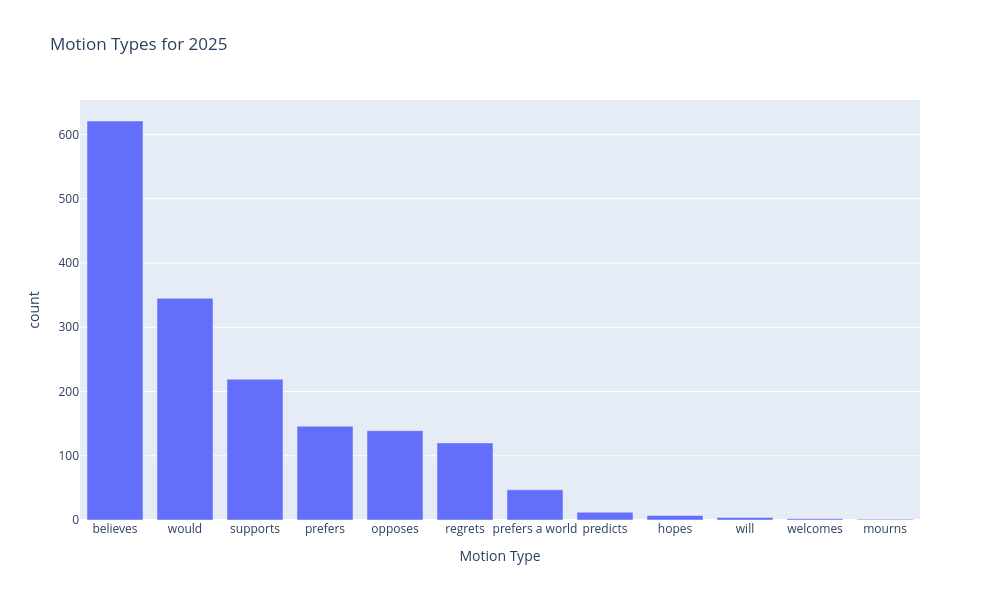

Notebook cell for this chart:
### Code cell
year_counts = df_this_year.value_counts('Motion Type')

px.bar(
    year_counts, 
    y='count', 
    title=f'Motion Types for {current_year}',
    labels={'Motion Type': 'Motion Type'},
    height=600,
    width=1000
).show()

### Figure 1 — Plotly figure (JSON) as saved in the notebook; plotly's stock layout.template omitted (floating-point values rounded to 4 significant figures)
{"data": [{"hovertemplate": "Motion Type=%{x}<br>count=%{y}<extra></extra>", "legendgroup": "", "marker": {"color": "#636efa", "pattern": {"shape": ""}}, "name": "", "orientation": "v", "showlegend": false, "textposition": "auto", "type": "bar", "x": ["believes", "would", "supports", "prefers", "opposes", "regrets", "prefers a world", "predicts", "hopes", "will", "welcomes", "mourns"], "xaxis": "x", "y": [621, 345, 219, 146, 139, 120, 47, 12, 7, 4, 2, 1], "yaxis": "y"}], "layout": {"barmode": "relative", "height": 600, "legend": {"tracegroupgap": 0}, "title": {"text": "Motion Types for 2025"}, "width": 1000, "xaxis": {"anchor": "y", "domain": [0, 1], "title": {"text": "Motion Type"}}, "yaxis": {"anchor": "x", "domain": [0, 1], "title": {"text": "count"}}}}
